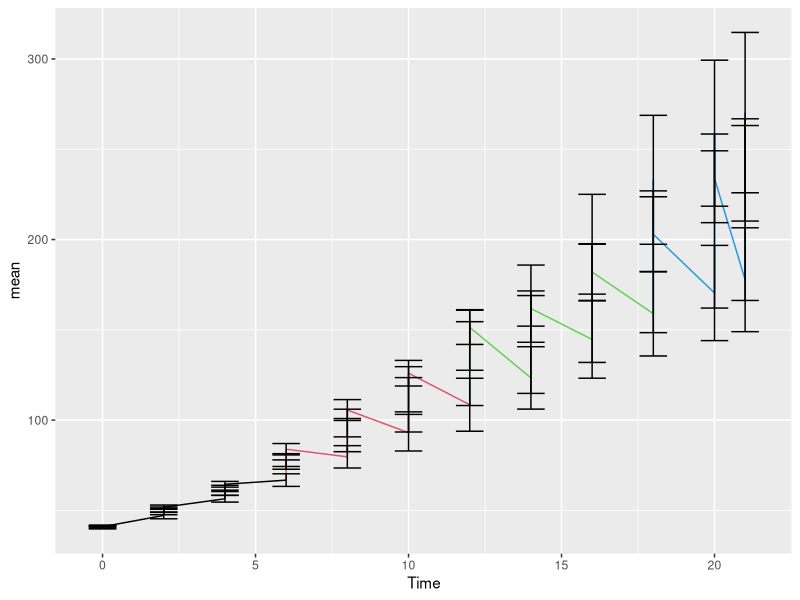
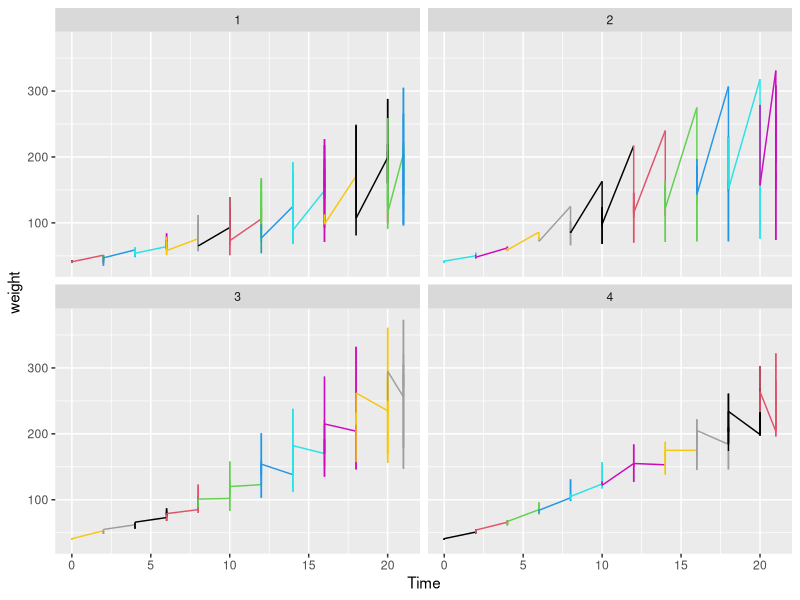

The R source for these figures, in order: (Note: this script raises an error after producing the figures.)
### Stats with R Exercise sheet 8

##########################
# Linear Mixed Effects Models
##########################

## This exercise sheet contains the exercises that you will need to complete and 
## submit by 23:55 on Sunday, January 9. Write the code below the questions. 
## If you need to provide a written answer, comment this out using a hashtag (#). 
## Submit your homework via cms

## You need to provide a serious attempt to each exercise in order to have
## the assignment graded as complete.


## Please write below your (and your teammates) name, matriculation number. 
## Name:Senorita Rodricks
## Matriculation number: 7015445

## Name:Shahana Mogal
## Matriculation number: 7015588

## Name:Sneha Mariam Sam
## Matriculation number: 7015831


###########################################################################################
###########################################################################################
library(lme4)
library(lattice)
library(Matrix)
library(ggplot2)
library(dplyr)


#####################################################
### 1. Linear mixed model for chicken growth 
#####################################################

## a) We will first look at the dataset ChickWeight, which is already loaded in base R. Check out 
##  the help page of the data set to understand how the data was collected and look at the summary
help("ChickWeight")
summary(ChickWeight)
head(ChickWeight)

## b) Let's plot the data. We will first follow the strategy from sheet 4, i.e. 
##  1. group the data by Diet and Time and use summarise() to get the mean and se (se() as provided below)
##    of weight. Assign resulting data set to aggData
se = function(x){sd(x)/sqrt(length(x))}

aggData <- ChickWeight %>%
  group_by(Diet, Time) %>%
  summarize(mean = mean(weight, na.rm = TRUE), se = se(weight))

aggData

##  2. Create a line plot of aggData, plotting weight on the y axis, time on the x-axis and color by Diet. 
##    Also add errorbars (mean+/-1.96*se)

ggplot(aggData) +
  geom_line( aes(x=Time, y=mean), color=aggData$Diet) +
  geom_errorbar( aes(x=Time, ymin=mean-(1.96 * se), ymax=mean+(1.96 * se)))

## c) The above plot ignored that the data comes from a fixed set of chicks. Let's look at individual growth
##  by coloring by Chick instead of by Diet, but faceting by Diet (side by side). You have to use ChickWeight 
##  instead of aggData here! Also you don't need error bars, because you are not plotting the mean, but the
##  actual data

ggplot(ChickWeight) +
  geom_line( aes(x=Time, y=weight), color=ChickWeight$Chick) +
  facet_wrap(~Diet)

## d) What do you observe, looking at c?

## Looking at c, we observe that diet no. 2 and 3 have a more noticeable effect on chick weight,
## as compared to diet no. 1 and 4.

## e) We want to investigate whether the type of diet has an effect on the chick's growth, i.e. we are
##  looking for an interaction between time after birth and the diet type. Before running the model,
##  specify:
##  1) What fixed effect(s) do you enter into the model?

##  2) what random effect(s) should be included to account for the repeated measures structure of the data?

##  3) In addition to random intercept(s), which random slope(s) should you add to get a maximal model?

## f) Run the model you specified in e) using lmer() and assign it to chickmod

## g) Rerun the model leaving out the interaction between Time and Diet and assign it to chicknull

## h) compare the two models using the anova() function, which performs a likelihood ratio test

## i) Report the p-value (from h) and the conclusion with respect to the research hypothesis

## j) The following code creates a plot of all chick specific intercepts and slopes. What do you see?
print(dotplot(ranef(chickmod,condVar=TRUE),  scales = list(x = list(relation = 'free')))[["Chick"]])


#####################################################
### 2. Random effect structures 
#####################################################

## a) Let's return to the lexdec data set and suppose, we want to look at effects of the word type of the 
## previously presented word (each subject saw a different randomized sequence) and effects of the complexity
## of the word itself, while taking into account the dependence between data points collected on the same 
## word and from the same subject. 
## Which of the following models has a maximal random effect structure given the experimental design?
## Motivate your choice.

m1 = lmer(RT ~ PrevType+ Complex+ (PrevType|Subject) + (Complex| Word), lexdec)
m2 = lmer(RT ~ PrevType+ Complex+ (PrevType+Complex|Subject) + (PrevType| Word), lexdec)
m3 = lmer(RT ~ PrevType+ Complex+ (PrevType+Complex|Subject) + (PrevType+Complex| Word), lexdec)
m4 = lmer(RT ~ PrevType+ Complex+ (Complex|Subject) + (PrevType| Word), lexdec)
m5 = lmer(RT ~ PrevType+ Complex+ (PrevType+Complex|Subject) + (1| Word), lexdec)


## b) You want to relate students' performance in the advanced algebra course in a summer school in Saarbrücken
##  to their final math grade in school. Performance is measured as the overall score in the final exam.
##  The summer school course has 200 participants, coming from 8 different partner Universities from all
##  over Germany. These 200 participants were randomly split into 10 tutorial groups, where each tutorial 
##  was held by a different tutor.
##  Given the design of your study, what random effects should you add to the model below?
##  Explain!!! If you want to, you can additionally add the random effects into the formula

## lmer(advancedalgebrascore ~ mathGrade, someData)

